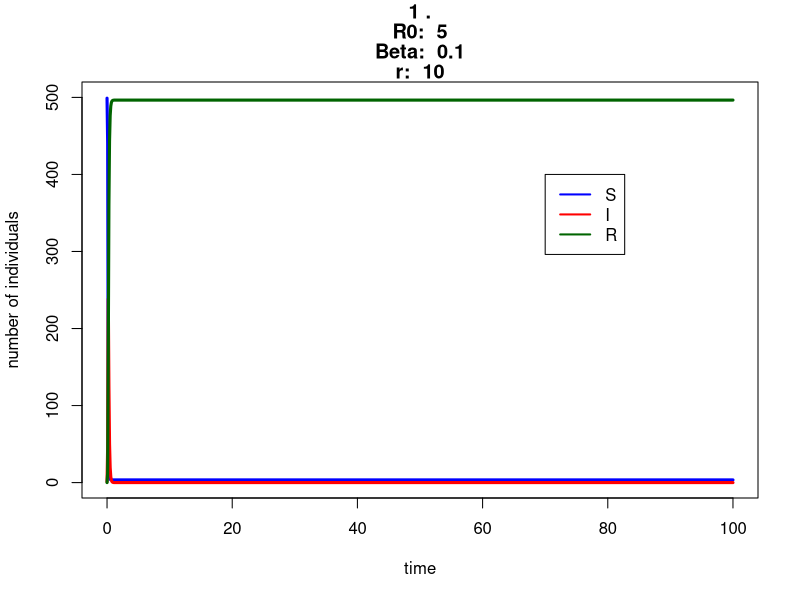
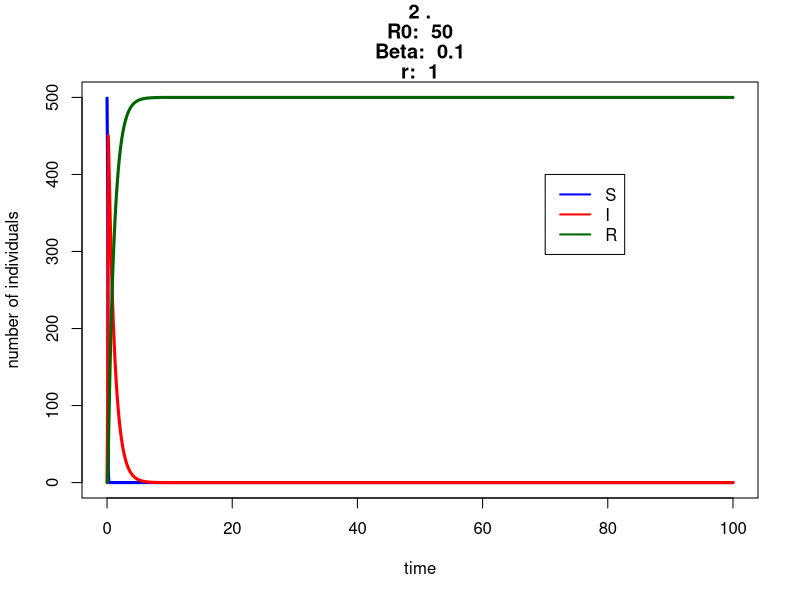
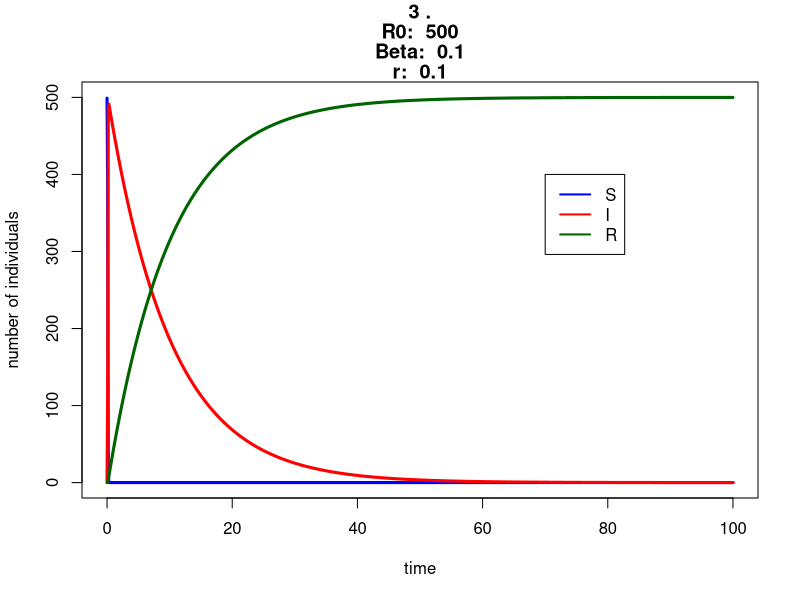
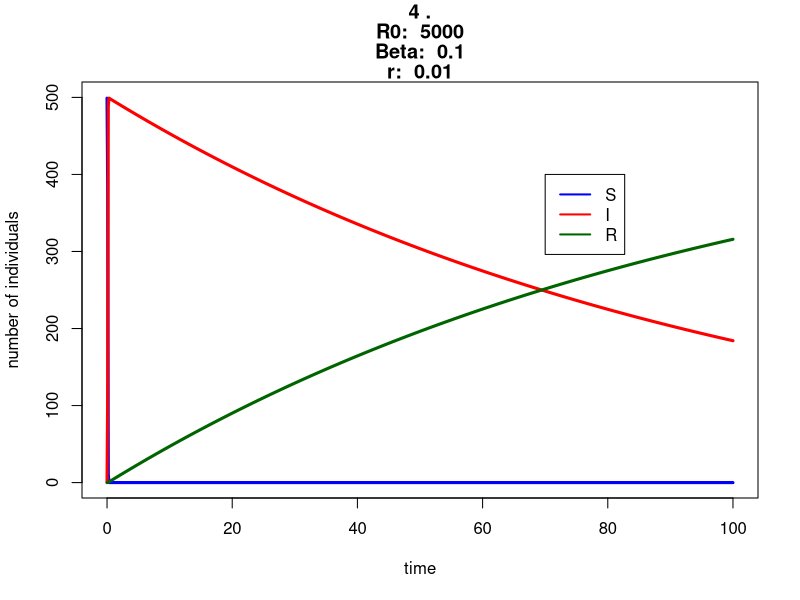
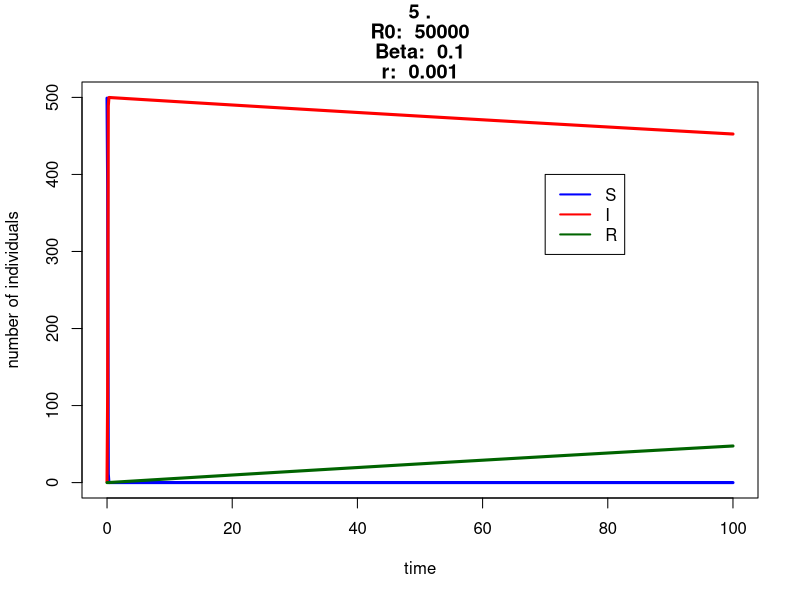
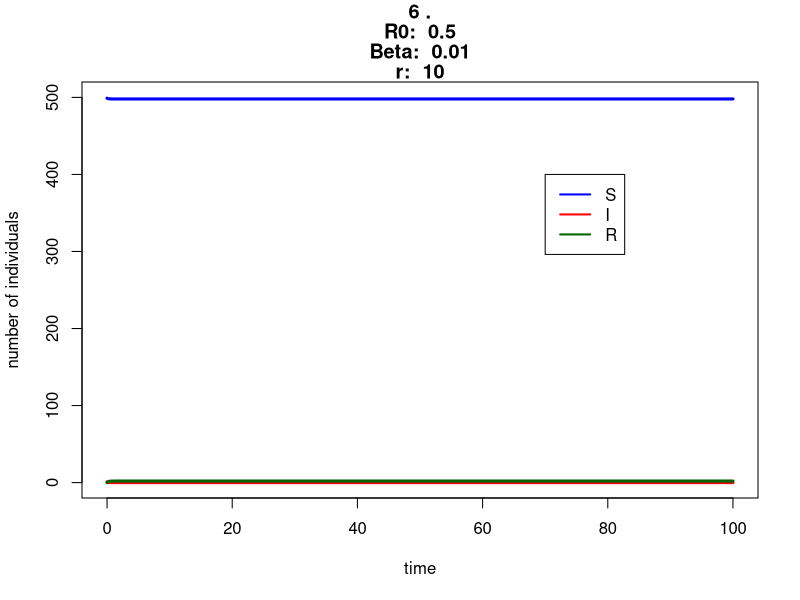
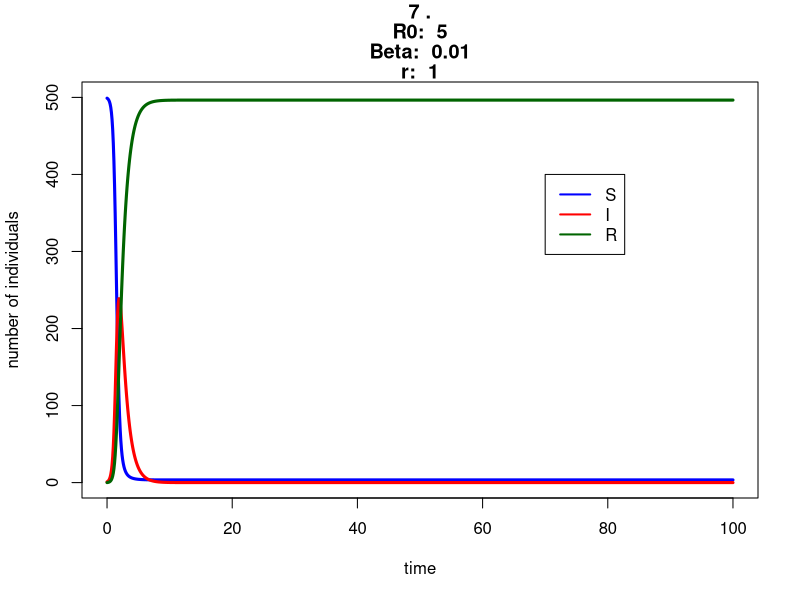
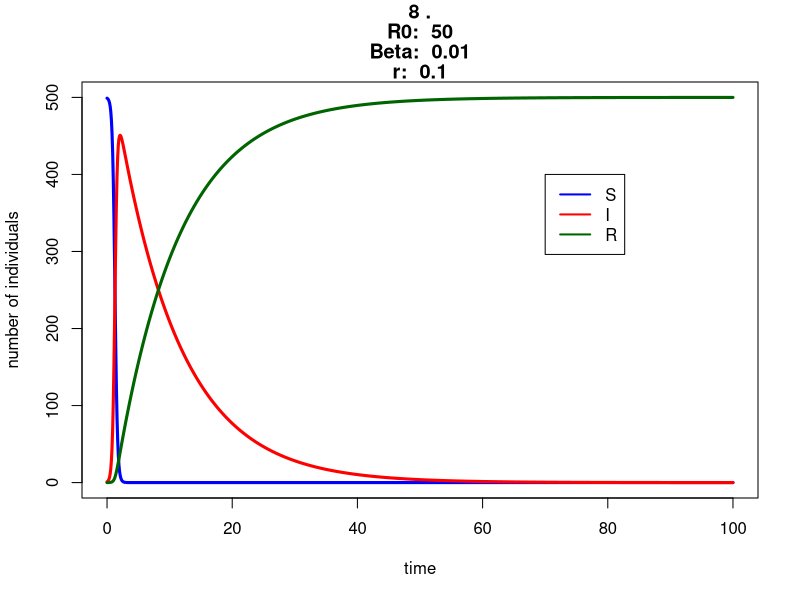

The R script that drew these images, in order:
##########################################################
# Starting script to the module 'SIR models of epidemics'
##########################################################

# implements the basic SIR model, and plots simulation results

## Here you only need to know basic things:
##  #	To make comments
##  <-	Assigning a value to a symbol
##  c	To create a vector c(v1, v2, ..., vn)
##  e	is *10^
##  seq(a,b,c)	To create a sequence from a to b with intervals c


###################################
# FUNCTION DEFINITIONS
###################################

###
# SIR <- function(t, x, parms)
# Use: calculates the derivatives for the SIR model
# Input: 
#      t: time (not used here, because there is no explicit time dependence)
#      x: vector of the current values of all variables (S, I, R)
#      parms: vector of all parameter values
# Output:
#      der: vector of derivatives

# To use the lsoda function, the model function has to be a function of t (time),
# x (the vector of the variables) and parms (the parameters of the model).


SIR <- function(t, x, parms){
  
  # Beta and r are not global variables. This means that if you type beta in R, the output will be 'beta',
  # and not its value. You have to specify that you want to use the value of beta from 'parms' to solve the ODEs.
  # Similarly, the variables of the model are taken from the vector x. This is done by the 'with' function.
  
  with(as.list(c(parms,x)),{
    dS <- - beta*S*I
    dI <- + beta*S*I - r*I
    dR <- r*I         # Note: because S+I+R=constant, this equation could actually be omitted,
    # and R at any time point could simply be calculated as N-S-I.
    der <- c(dS, dI,dR)
    list(der)  # the output must be returned    
  }) # end of 'with'
  # print(maxi)
  
}  # end of function definition


###########################
# MAIN PROGRAM
###########################

### LOAD LIBRARIES
#load R library for ordinary differential equation solvers
library(deSolve)

#For loop to try different Beta and r values
index = 0
for(i in 1:5) {
  for(j in 1:5) {
    
    index = index + 1
    
    ### INITIALIZE PARAMETER SETTINGS
    
    parms <- c(beta=10^(-i), r=10^(-j+2))		# set the parameters of the model - per time unit!
    inits <- c(S=499, I=1, R=0)		# set the initial values
    dt    <- seq(0,100,0.1)			# set the time points for evaluation
    
    # Calculate and print R_0 on the screen
    N <- sum(inits)
    R_0 <- with(as.list(parms),{beta*N/r})
    
    
    
    ### SIMULATE THE MODEL
    
    ## Use lsoda to solve the differential equations numerically. The syntax should be
    ## lsoda(initial values, time points, function, parameters)
    
    
    
    simulation <- as.data.frame(lsoda(inits, dt, SIR, parms = parms)) # this way our set 'parms' will be used as default
    
    ### PLOT THE OUTPUT
    
    # If you remove the # before pdf(...) and dev.off(), the output will be written in a pdf file,
    # in the working directory. If you don't, a window containing your graph will just pop up.
    
    #pdf("startingscript.pdf")
    #par(cex=1.7)
    # Plot S according to time, in blue, and add the graph I and R according to time,
    # in red and dark green respectively. Call help(plot) for further details.
    
    attach(simulation) # this command allows you to refer to the columns of the data frame directly.
    
    plot(dt, S, type="l", col="blue", ylim=c(0,sum(inits)), main = c(paste(index, "."), paste("R0: ", R_0), paste("Beta: ", parms[1]), paste("r: ", parms[2])), xlab="time", ylab="number of individuals",lwd=3)
    lines(dt, I, type="l", col="red",lwd=3)
    lines(dt, R, type="l", col="darkgreen",lwd=3)
    
    #print(c(toString(5 * i + j), max(I)))
    
    print(paste("index: ", index))
    
    initI = unname( inits[2])
    if(initI < max(I))
    {
      print("NAAAAAGY")
    }
    else
    {
      print("nemnagy")
    }
    
    print(paste("R_0 =",R_0),quote=FALSE)
    print(unname( inits[2]))
    print(max(I))
    
    # Add a legend to the graph
    legend(70,400, legend=c("S","I","R"), col=c("blue", "red", "darkgreen"), lty=1,lwd=2)
    #dev.off()
    
    detach(simulation) # clean up the search path
    
  }
}
